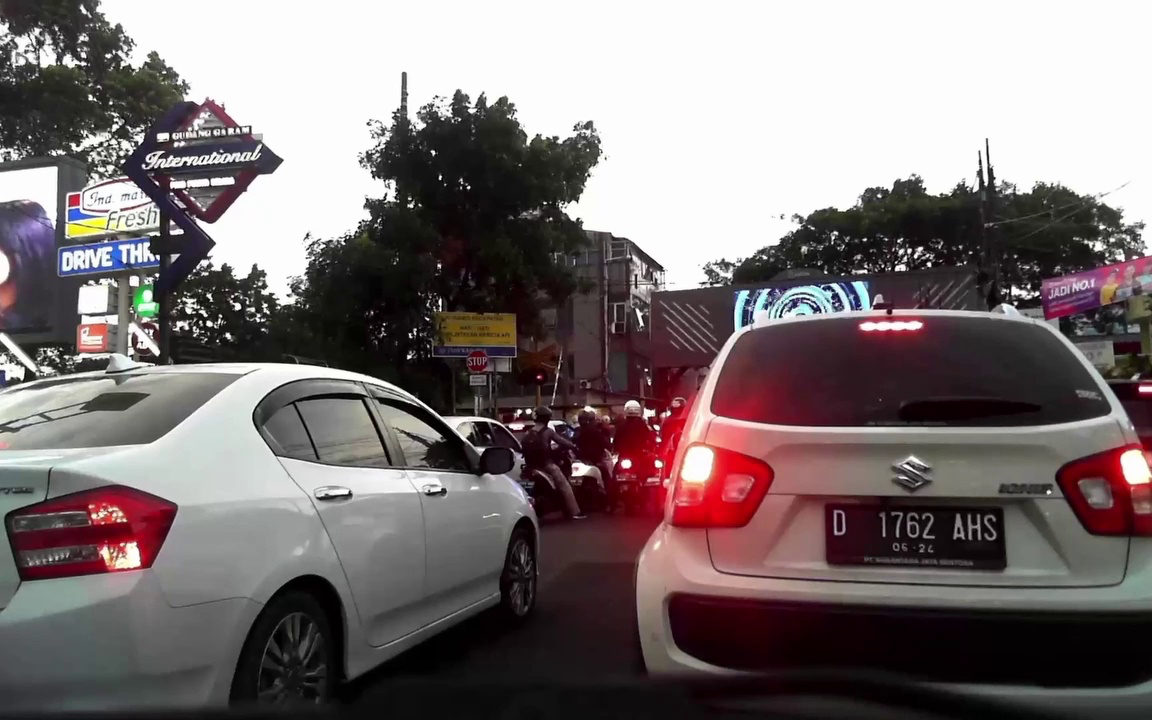
#> input picture Intersect_kiri.jpg, 1152 x 720 px
$ python test_AKAZE.py
#> lines starting #> are read from the running program, lines starting #| are printed output that depends on the picture
from __future__ import print_function
import cv2 as cv
import numpy as np
import argparse
from math import sqrt
parser = argparse.ArgumentParser(description='Code for AKAZE local features matching tutorial.')
parser.add_argument('--input1', help='Path to input image 1.', default='Intersect_kiri.jpg')
parser.add_argument('--input2', help='Path to input image 2.', default='Intersect_kanan.jpg')
parser.add_argument('--homography', help='Path to the homography matrix.', default='H1to3p.xml')
args = parser.parse_args()
img1 = cv.imread(cv.samples.findFile(args.input1), cv.IMREAD_GRAYSCALE)
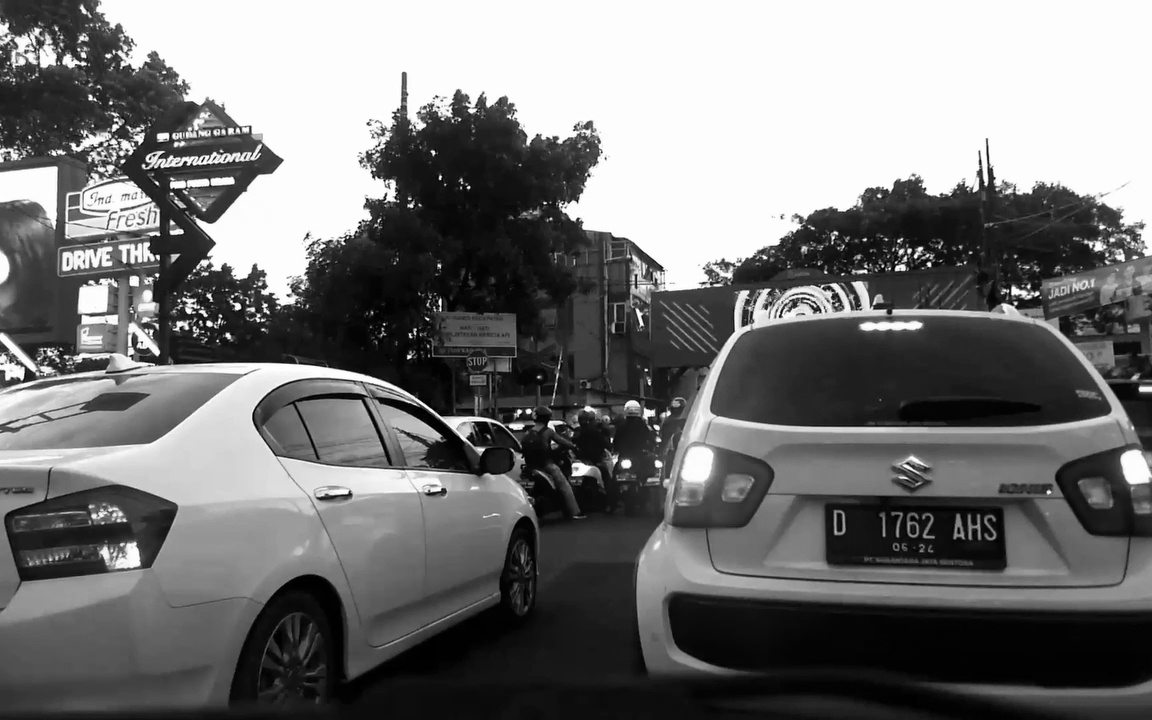
#> img1: shape (720, 1152); min 0, max 255, mean 117.5
img2 = cv.imread(cv.samples.findFile(args.input2), cv.IMREAD_GRAYSCALE)
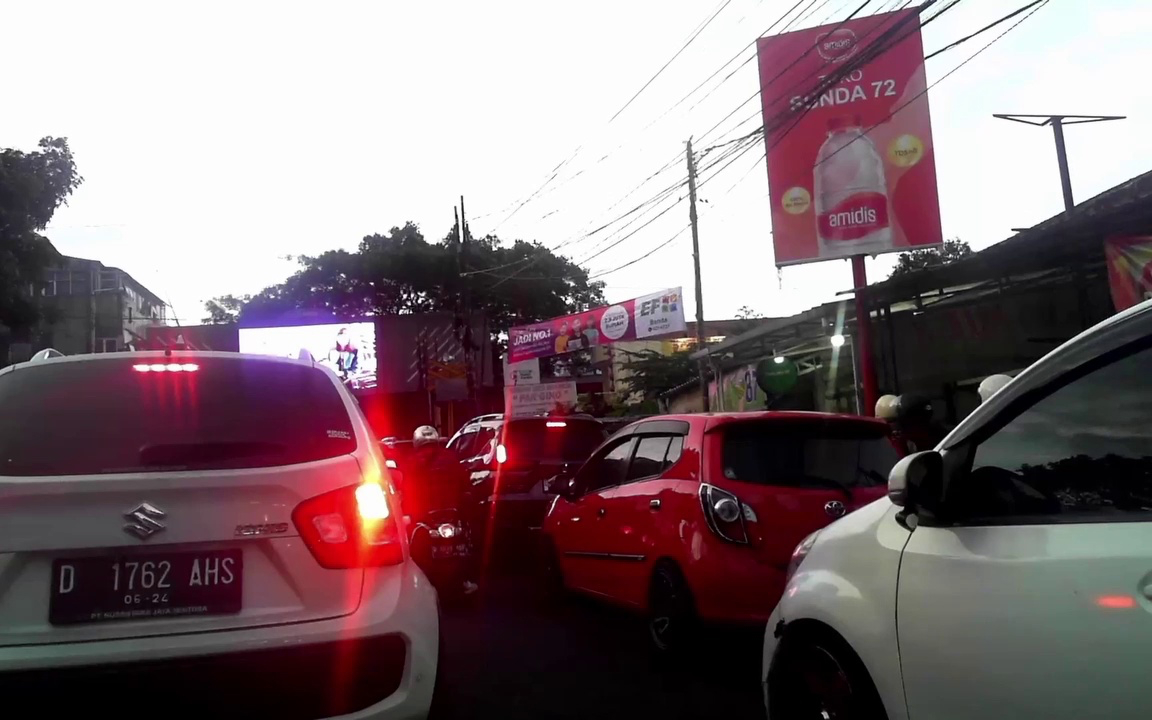
#> input picture Intersect_kanan.jpg, 1152 x 720 px
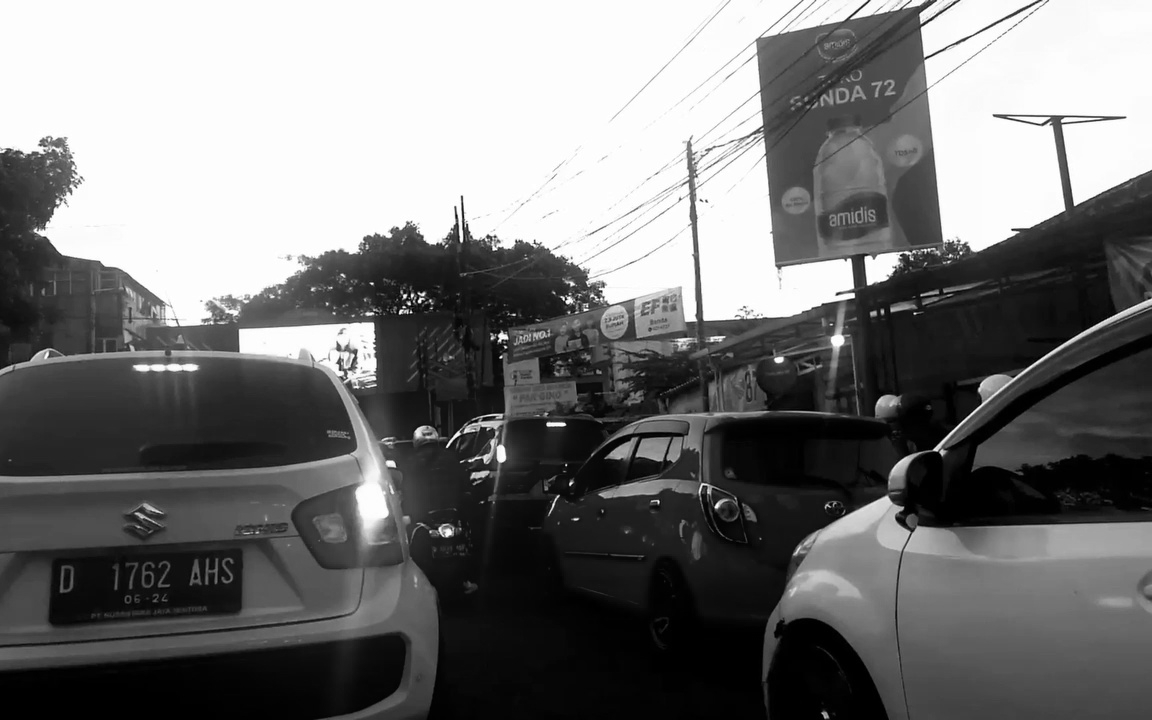
#> img2: shape (720, 1152); min 0, max 255, mean 117.4

if img1 is None or img2 is None:
    print('Could not open or find the images!')
    exit(e)
fs = cv.FileStorage(cv.samples.findFile(args.homography), cv.FILE_STORAGE_READ)
homography = fs.getFirstTopLevelNode().mat()
akaze = cv.AKAZE_create()
kpts1, desc1 = akaze.detectAndCompute(img1, None)
#> kpts1 = 3338 keypoints; strongest (x, y, size): (580, 469, 11.4), (626, 463, 8.1), (461, 426, 16.1), (162, 136, 8.1)
kpts2, desc2 = akaze.detectAndCompute(img2, None)
#> kpts2 = 1927 keypoints; strongest (x, y, size): (882, 266, 22.8), (877, 270, 16.1), (502, 336, 8.1), (837, 340, 11.4)
matcher = cv.DescriptorMatcher_create(cv.DescriptorMatcher_BRUTEFORCE_HAMMING)
nn_matches = matcher.knnMatch(desc1, desc2, 2)
#> nn_matches = 3338 matches
matched1 = []
matched2 = []
nn_match_ratio = 0.8 # Nearest neighbor matching ratio
for m, n in nn_matches:
    if m.distance < nn_match_ratio * n.distance:
        matched1.append(kpts1[m.queryIdx])
        matched2.append(kpts2[m.trainIdx])
#> after the loop, matched1 = 200 keypoints; strongest (x, y, size): (900, 267, 5.7), (915, 325, 8.1), (174, 257, 5.7), (390, 191, 11.4); matched2 = 200 keypoints; strongest (x, y, size): (446, 531, 11.4), (191, 367, 8.1), (717, 505, 5.7), (508, 244, 8.1)
inliers1 = []
inliers2 = []
good_matches = []
inlier_threshold = 2.5 # Distance threshold to identify inliers with homography check
for i, m in enumerate(matched1):
    col = np.ones((3,1), dtype=np.float64)
    col[0:2,0] = m.pt
    col = np.dot(homography, col)
    col /= col[2,0]
    dist = sqrt(pow(col[0,0] - matched2[i].pt[0], 2) +\
    pow(col[1,0] - matched2[i].pt[1], 2))
    if dist < inlier_threshold:
        good_matches.append(cv.DMatch(len(inliers1), len(inliers2), 0))
        inliers1.append(matched1[i])
        inliers2.append(matched2[i])
#> this loop made 200 passes
#> (m, col, dist) on passes 1 to 3: (keypoint at (78.1, 48.9), size 4.8, [263.7, -1.25, 1], 472), (keypoint at (404, 84.5), size 4.8, [446.6, 126.3, 1], 658.5), (keypoint at (110.7, 117.6), size 4.8, [265.2, 76.47, 1], 759.7)
#> after the loop, good_matches = []; inliers1 = []; inliers2 = []
res = np.empty((max(img1.shape[0], img2.shape[0]), img1.shape[1]+img2.shape[1], 3), dtype=np.uint8)
cv.drawMatches(img1, inliers1, img2, inliers2, good_matches, res)
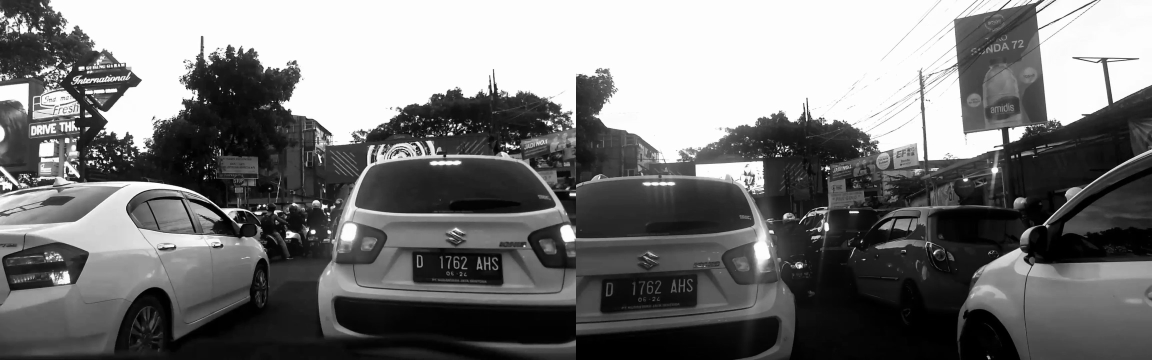
#> res: shape (720, 2304, 3) (shown at 1/2 size); min 0, max 255, mean 117.4
cv.imwrite("akaze_result.png", res)
inlier_ratio = len(inliers1) / float(len(matched1))
#> inlier_ratio = 0
print('A-KAZE Matching Results')
print('*******************************')
print('# Keypoints 1: \t', len(kpts1))
#| # Keypoints 1: 	 3338
print('# Keypoints 2: \t', len(kpts2))
#| # Keypoints 2: 	 1927
print('# Matches: \t', len(matched1))
#| # Matches: 	 200
print('# Inliers: \t', len(inliers1))
#| # Inliers: 	 0
print('# Inliers Ratio: \t', inlier_ratio)
#| # Inliers Ratio: 	 0.0
cv.imshow('result', res)
cv.waitKey()
